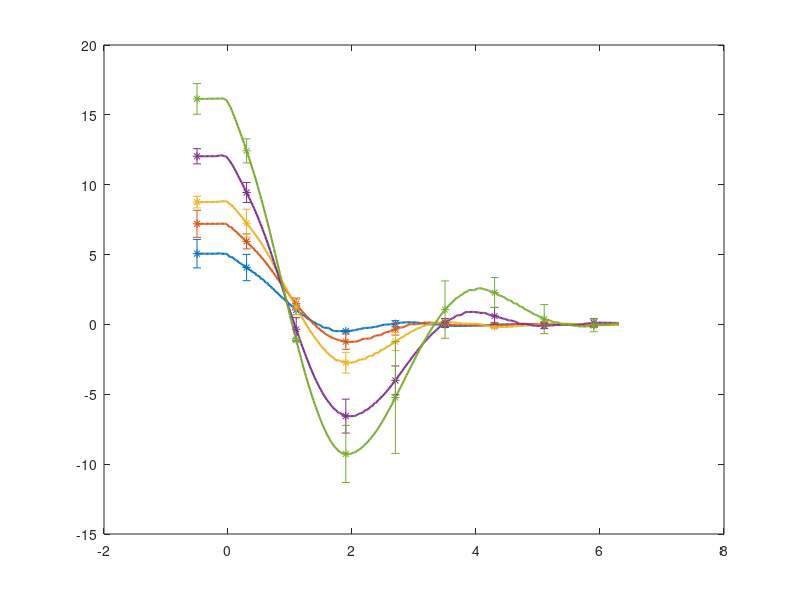

MATLAB code for this plot: (Note: this script raises an error after producing the figure.)
%%%%%%%%%%%%%%%%%%%%%%%%%%%%%%%%%%%%%%%%%%%%%%%%%%%%%%%%%%%%%%%%%%%%%%%%%%
%%%%                        Flap Decay                               %%%%
%%%%%%%%%%%%%%%%%%%%%%%%%%%%%%%%%%%%%%%%%%%%%%%%%%%%%%%%%%%%%%%%%%%%%%%%%%
clear all; close all; clc;

load('flapDecayCase.mat')
load ./exp/Flap1Decay_postp_mean.mat


%% Plot Exp and WS Data

figure;

for i=1:5
    plot(T_mean(i).t_corrected,T_mean(i).y,'-','LineWidth',1.5);hold on
end
set(gca,'ColorOrderIndex',1)
set(gcf, 'Color', 'w');
for i = 1:5
    for j=1:9
        ind(j)= find(T_mean(i).t_corrected==T_mean(i).t_error_bar(j));
    end
    errorbar(T_mean(i).t_error_bar,T_mean(i).y(ind(:)),T_mean(i).error_bar,'*'); hold on;
end


hold on
set(gca,'ColorOrderIndex',1)
set(gcf, 'Color', 'w');
for i = 1:length(mcr.cases)
    load(['./flapDecayCase_',num2str(mcr.cases(i),'%2g'),'deg/FOSWEC_flapPitch_matlabWorkspace.mat']) 
    plot(output.bodies(2).time,output.bodies(2).position(:,5)*180/pi,'-.','LineWidth',1.5);   
    hold on
end

xlabel('t [s]')
ylabel('\theta/\theta_o')
xlim([-0.5 6.25])
ylim([-15 20]);
delta_theta = [5,7,10,15,20];
for i = 1:length(delta_theta)
    leg{i} = ['\theta_0 = ' num2str(delta_theta(i),3) '^o'];
end
legend(leg,'location','northeast')
title('Exp WS Flap Decay (NonLinear)')

savefig('flapPitch_Exp_WS.fig')

%% Old Figs

%% Plot WEC-Sim

% figure; 
% for i = 1:length(mcr.cases)
%     load(['./flapDecayCase_',num2str(mcr.cases(i),'%2g'),'deg/FOSWEC_flapPitch_matlabWorkspace.mat']) 
%     plot(output.bodies(2).time,output.bodies(2).position(:,5)*180/pi);   
%     hold on
% end
% 
% title(['WEC-Sim Flap Decay (cd ',num2str(body(2).viscDrag.cd(5),'%2g'),', c ',num2str(body(2).linearDamping(5),'%2g'),')'])
% xlabel('Time (s)')
% ylabel('Displacement (deg)')
% xlim([0 8]);
% ylim([-15 20]);
% legend('5deg','7deg','10deg','15deg','20deg')
% grid on
% 
% savefig('flapPitch_WS.fig')


%% Plot Exp and WS Data

% figure;
% for i=1:5
%     plot(T_mean(i).t_corrected,T_mean(i).y,'--','LineWidth',1.5);hold on
% end
% 
% set(gca,'ColorOrderIndex',1)
% set(gcf, 'Color', 'w');
% 
% for i = 1:5
%     for j=1:9
%         ind(j)= find(T_mean(i).t_corrected==T_mean(i).t_error_bar(j));
%     end
%     errorbar(T_mean(i).t_error_bar,T_mean(i).y(ind(:)),T_mean(i).error_bar,'*'); hold on;
% end
% 
% xlabel('t [s]')
% ylabel('\theta/\theta_o')
% xlim([-0.5 6.25])
% ylim([-15 20]);
% delta_theta = [5,7,10,15,20];
% for i = 1:length(delta_theta)
%     leg{i} = ['\theta_0 = ' num2str(delta_theta(i),3) '^o'];
% end
% legend(leg,'location','northeast')
% title('Exp Flap Decay')
% 
% savefig('flapPitch_Exp.fig')
% 
% hold on
% set(gca,'ColorOrderIndex',1)
% set(gcf, 'Color', 'w');
% 
% for i = 1:length(mcr.cases)
%     load(['./flapDecayCase_',num2str(mcr.cases(i),'%2g'),'deg/FOSWEC_flapPitch_matlabWorkspace.mat']) 
%     plot(output.bodies(2).time,output.bodies(2).position(:,5)*180/pi,'LineWidth',1.5);   
%     hold on
% end
% 
% savefig('flapPitch_Exp_WS.fig')


%% Plot AQWA
% 
% load('./AQWA/AQWAFlapPitchLinearHydrostaticFreeDecay.mat') 
% 
% Damp = [10];
% Ang = [5,10,15];
% figure; 
% plot(time,-Flap1pitch(:,7));hold on;
% plot(time,-Flap1pitch(:,8));hold on; 
% plot(time,-Flap1pitch(:,9))
% 
% title('AQWA Flap Decay (c 10)')
% xlabel('Time (s)')
% ylabel('Displacement (deg)')
% xlim([0 8]);
% ylim([-15 20]);
% legend('5deg','10deg','15deg')
% grid on
% 
% savefig('flapPitchAQWA.fig')


%% Compare Exp to WS

% open ./exp/Flap1Decay_mean.fig
% % set(findall(gca, 'Type', 'Line'),'LineStyle',':');
% % % test = findall(gca, 'Type', 'Line');
% % % for i=1:5
% % %     test(i).LineStyle = ':';
% % % end
% 
% hold on
% 
% for i = 1:length(mcr.cases)
%     load(['./flapDecayCase_',num2str(mcr.cases(i),'%2g'),'deg/FOSWEC_flapPitch_matlabWorkspace.mat']) 
%     plot(output.bodies(2).time,output.bodies(2).position(:,5)*180/pi,'k-');   
%     hold on
% end
% % hold on
% % plot(time,-Flap1pitch(:,7),'--');hold on;
% % plot(time,-Flap1pitch(:,8),'--');hold on; 
% % plot(time,-Flap1pitch(:,9),'--')
% 
% legend('5deg','7deg','10deg','15deg','20deg','5deg','7deg','10deg','15deg','20deg','5deg','10deg','15deg')


%% Compare WS and AQWA

% figure(); 
% for i = 1:length(mcr.cases)
%     load(['./flapDecayCase_',num2str(mcr.cases(i),'%2g'),'deg/FOSWEC_flapPitch_matlabWorkspace.mat']) 
%     plot(output.bodies(2).time,output.bodies(2).position(:,5)*180/pi);   
%     hold on
% end
% hold on
% plot(time,-Flap1pitch(:,7),'--');hold on;
% plot(time,-Flap1pitch(:,8),'--');hold on; 
% plot(time,-Flap1pitch(:,9),'--')
% 
% title(['WEC-Sim Flap Decay (cd ',num2str(body(2).viscDrag.cd(5),'%2g'),', c ',num2str(body(2).linearDamping(5),'%2g'),')'])
% xlabel('Time (s)')
% ylabel('Displacement (deg)')
% xlim([0 8]);
% ylim([-15 20]);
% legend('5deg','7deg','10deg','15deg','20deg','5deg','10deg','15deg')
% grid on
% 
% savefig('flapPitch_WS_AQWA.fig')